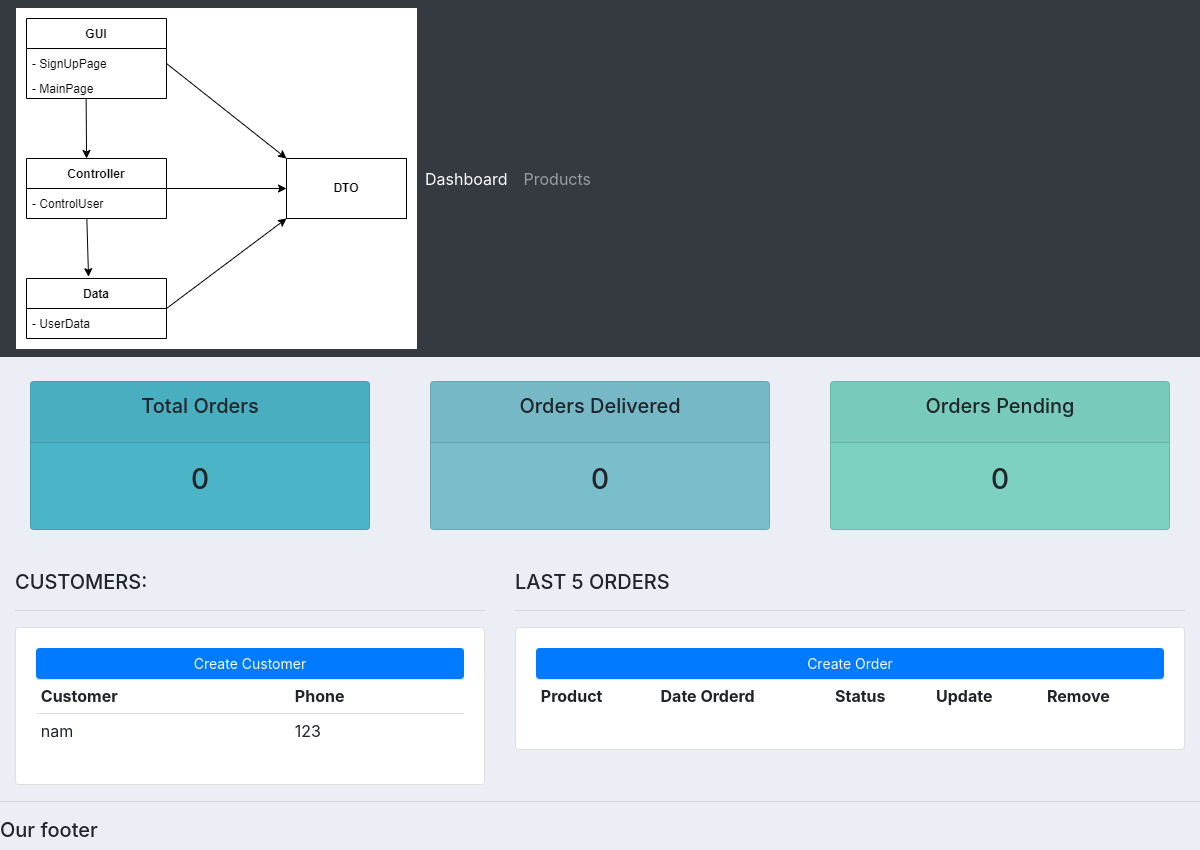
The app's page /, older data.
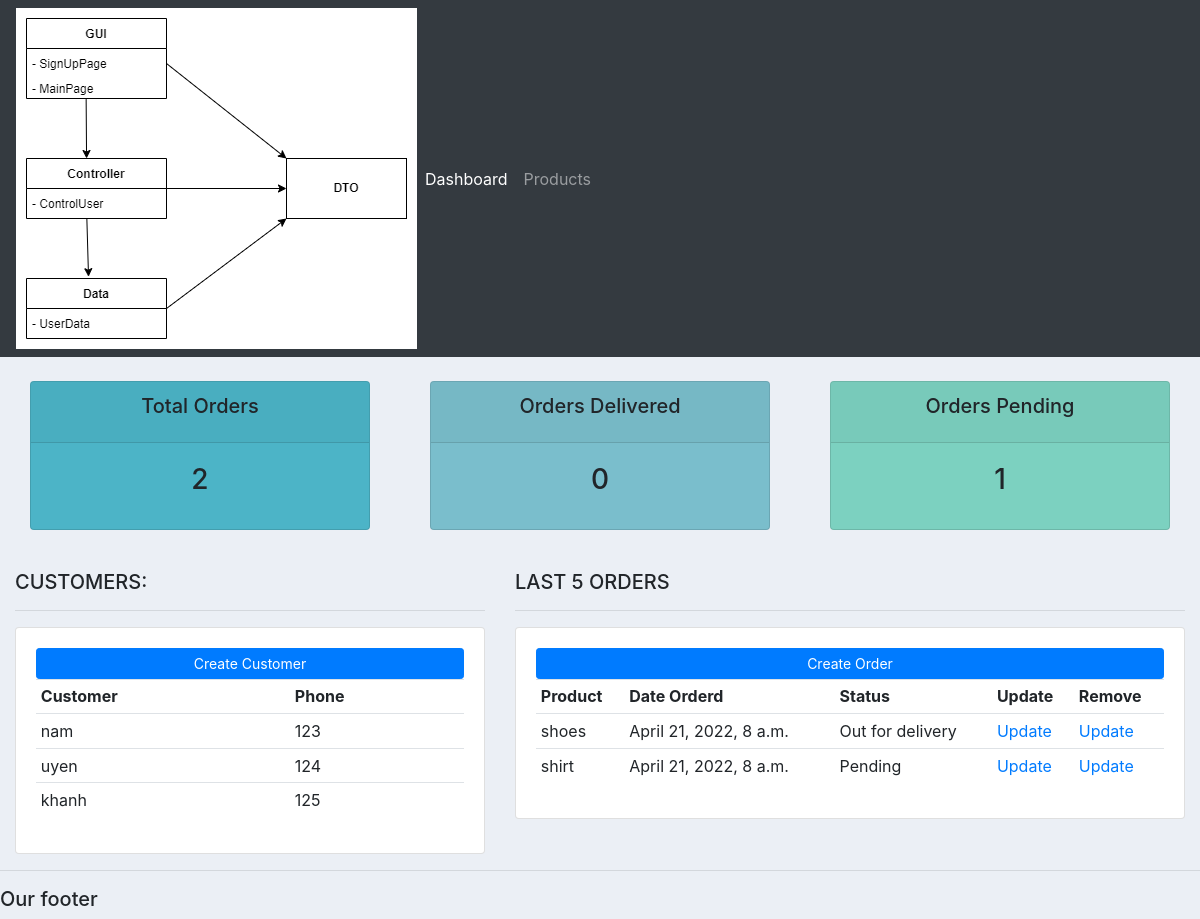
The same page, newer data.
### accounts/models.py (models this page shows, shortened)
class Customer(models.Model):
	name = models.CharField(max_length=200, null=True)
	phone = models.CharField(max_length=200, null=True)
	email = models.CharField(max_length=200, null=True)
	date_created = models.DateTimeField(auto_now_add=True, null=True)

class Order(models.Model):
	STATUS = (
			('Pending', 'Pending'),
			('Out for delivery', 'Out for delivery'),
			('Delivered', 'Delivered'),
			)
	customer = models.ForeignKey(Customer, null=True, on_delete= models.SET_NULL)
	product = models.ForeignKey(Product, null=True, on_delete= models.SET_NULL)
	date_created = models.DateTimeField(auto_now_add=True, null=True)
	status = models.CharField(max_length=200, null=True, choices=STATUS)

class Product(models.Model):
	CATEGORY = (
			('Indoor', 'Indoor'),
			('Out Door', 'Out Door'),
			)
	name = models.CharField(max_length=200, null=True)
	price = models.FloatField(null=True)
	category = models.CharField(max_length=200, null=True, choices=CATEGORY)
	description = models.CharField(max_length=200, null=True, blank=True)
	date_created = models.DateTimeField(auto_now_add=True, null=True)
	tags = models.ManyToManyField(Tag)
	def __str__(self):
		return self.name

### accounts/views.py (the view)
# urls.py: path('', views.home),
def home(request):
	orders = Order.objects.all()
	customers = Customer.objects.all()
	total_customers = customers.count()
	total_orders = orders.count()
	delivered = orders.filter(status = 'Delivered').count()
	pending = orders.filter(status = 'Pending').count()
	context = {'orders':orders, 'customers':customers, 'total_customers':total_customers, 'total_orders':total_orders, 'delivered':delivered, 'pending': pending}
	return render(request, 'accounts/dashboard.html', context)

### accounts/templates/accounts/dashboard.html
{%  extends 'accounts/main.html' %}
{% block content %}
{%  include 'accounts/status.html' %}
<br>
<div class="row">
	<div class="col-md-5">
		<h5>CUSTOMERS:</h5>
		<hr>
		<div class="card card-body">
			<a class="btn btn-primary  btn-sm btn-block" href="">Create Customer</a>
			<table class="table table-sm">
				<tr>
					<th>Customer</th>
					<th>Phone</th>
				</tr>
			{%for i in customers%}
				<tr>
					<td>{{i.name}}</td>
					<td>{{i.phone}}</td>
				</tr>
			{% endfor %}
			</table>
		</div>
	</div>
	<div class="col-md-7">
		<h5>LAST 5 ORDERS</h5>
		<hr>
		<div class="card card-body">
			<a class="btn btn-primary  btn-sm btn-block" href="">Create Order</a>
			<table class="table table-sm">
				<tr>
					<th>Product</th>
					<th>Date Orderd</th>
					<th>Status</th>
					<th>Update</th>
					<th>Remove</th>
				</tr>
				{%for i in orders%}
					<tr>
						<td>{{i.product}}</td>
						<td>{{i.date_created}}</td>
						<td>{{i.status}}</td>
						<td>
							<a href="">Update</a>
						</td>
						<td>
							<a href="">Update</a>
						</td>
					</tr>
				{% endfor %}
			</table>
		</div>
	</div>
</div>
{% endblock %}

### accounts/templates/accounts/main.html (shortened to what this page needs)
{%load static%}
<!DOCTYPE html>
<html>
<head>
	<link rel="stylesheet" href="https://stackpath.bootstrapcdn.com/bootstrap/4.3.1/css/bootstrap.min.css">
	<link rel = "stylesheet" type="text/css" href = {% static '/css/main.css' %}
</head>
<body>
	{%  include 'accounts/navbar.html' %}
	<div class="container-fluid">
	{% block content %}
	{% endblock %}
    </div>
	<hr>
	<h5>Our footer</h5>
</body>
</html>

### accounts/templates/accounts/navbar.html (shortened to what this page needs)
{% load static %}
<nav class="navbar navbar-expand-lg navbar-dark bg-dark">
 <img src="{% static 'images/7.png' %}">
  <div class="collapse navbar-collapse" id="navbarNav">
    <ul class="navbar-nav">
      <li class="nav-item active">
        <a class="nav-link" href="#">Dashboard</a>
      </li>
      <li class="nav-item">
        <a class="nav-link" href="#">Products</a>
      </li>
    </ul>
  </div>
</nav>

### accounts/templates/accounts/status.html
<br>
<div class="row">
	<div class="col">
		<div class="col-md">
			<div class="card text-center text-black  mb-3" id="total-orders">
			  	<div class="card-header">
			  		<h5 class="card-title">Total Orders</h5>
			  	</div>
			  	<div class="card-body">
			    	<h3 class="card-title">{{total_orders}}</h3>
			  	</div>
			</div>
		</div>
	</div>
	<div class="col">
		<div class="col-md">
			<div class="card text-center text-black  mb-3" id="orders-delivered">
			  	<div class="card-header">
			  		<h5 class="card-title">Orders Delivered</h5>
			  	</div>
			  	<div class="card-body">
			    	<h3 class="card-title">{{delivered}}</h3>
			  	</div>
			</div>
		</div>
	</div>
	<div class="col">
		<div class="col-md">
			<div class="card text-center text-black  mb-3" id="orders-pending">
			  	<div class="card-header">
			  		<h5 class="card-title">Orders Pending</h5>
			  	</div>
			  	<div class="card-body">
			    	<h3 class="card-title">{{pending}}</h3>
			  	</div>
			</div>
		</div>
	</div>
</div>

### crm1/static/CSS/main.css (style rules this page uses)
body { background-color: #ebeff5; }
#total-orders { background-color: #4cb4c7; }
#orders-delivered { background-color: #7abecc; }
#orders-pending { background-color: #7CD1C0; }

Row changes from the older to the newer data that the page shows:
added Customer: name "uyen", phone "124"
added Customer: name "khanh", phone "125"
added Order: product "shoes", date_created "April 21, 2022, 8 a.m.", status "Out for delivery"
added Order: product "shirt", date_created "April 21, 2022, 8 a.m.", status "Pending"
Text that changed along with them:
{{ total_orders }}: "0" → "2"
{{ pending }}: "0" → "1"
